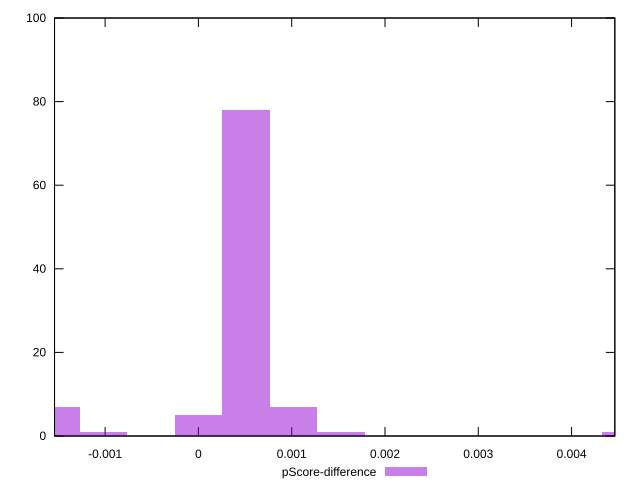

Write the gnuplot code that produced this figure.
reset

$pScoreDifference <<EOF
0.0005092736739180604 78
0.0010185473478361209 7
0.0015278210217541813 1
-0.0015278210217541813 7
-0.0010185473478361209 1
0 5
0.004583463065262544 1
EOF

set key outside below
set boxwidth 0.0005092736739180604
set xrange [-0.0015422453462698906:0.004463504265207094]
set yrange [0:100]
set trange [0:100]
set style fill transparent solid 0.5 noborder
set terminal svg size 640, 490 enhanced background rgb 'white'
set output "reprap/cumulative-layout-shift/samples/pages+cached+noexternal/pScore-difference/histogram.svg"

plot $pScoreDifference title "pScore-difference" with boxes

reset
